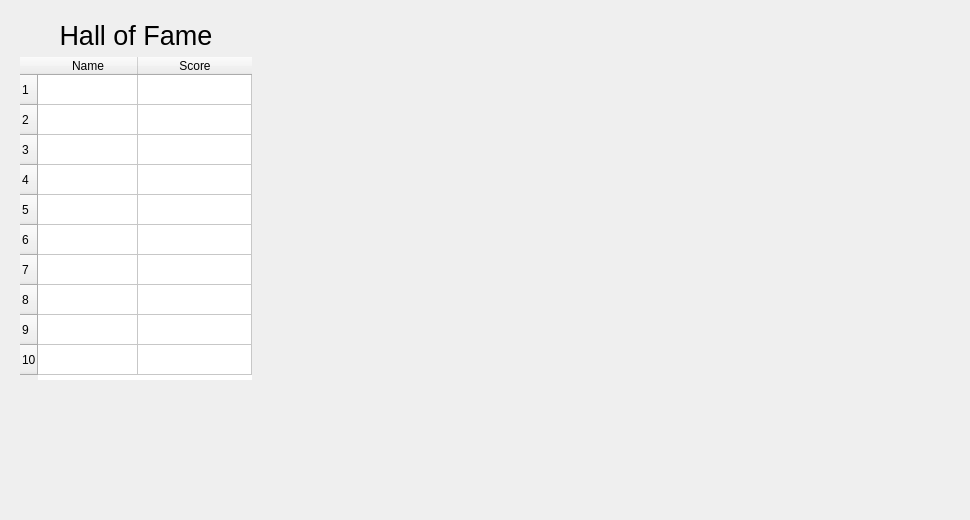
<?xml version="1.0" encoding="UTF-8"?>
<ui version="4.0">
 <class>Highscore</class>
 <widget class="QDialog" name="Highscore">
  <property name="geometry">
   <rect>
    <x>0</x>
    <y>0</y>
    <width>970</width>
    <height>520</height>
   </rect>
  </property>
  <property name="sizePolicy">
   <sizepolicy hsizetype="Preferred" vsizetype="Preferred">
    <horstretch>0</horstretch>
    <verstretch>0</verstretch>
   </sizepolicy>
  </property>
  <property name="minimumSize">
   <size>
    <width>456</width>
    <height>229</height>
   </size>
  </property>
  <property name="maximumSize">
   <size>
    <width>16777215</width>
    <height>16777215</height>
   </size>
  </property>
  <property name="windowTitle">
   <string>Dialog</string>
  </property>
  <property name="sizeGripEnabled">
   <bool>false</bool>
  </property>
  <layout class="QGridLayout" name="gridLayout">
   <item row="0" column="0">
    <layout class="QHBoxLayout" name="horizontalLayout">
     <item>
      <widget class="QWidget" name="widget" native="true">
       <property name="maximumSize">
        <size>
         <width>250</width>
         <height>16777215</height>
        </size>
       </property>
       <layout class="QVBoxLayout" name="verticalLayout_2">
        <item>
         <widget class="QLabel" name="label">
          <property name="font">
           <font>
            <pointsize>20</pointsize>
           </font>
          </property>
          <property name="layoutDirection">
           <enum>Qt::LeftToRight</enum>
          </property>
          <property name="text">
           <string>Hall of Fame</string>
          </property>
          <property name="alignment">
           <set>Qt::AlignCenter</set>
          </property>
         </widget>
        </item>
        <item>
         <widget class="QTableWidget" name="tableWidget">
          <property name="sizePolicy">
           <sizepolicy hsizetype="Maximum" vsizetype="Expanding">
            <horstretch>0</horstretch>
            <verstretch>0</verstretch>
           </sizepolicy>
          </property>
          <property name="minimumSize">
           <size>
            <width>0</width>
            <height>323</height>
           </size>
          </property>
          <property name="autoFillBackground">
           <bool>false</bool>
          </property>
          <property name="frameShape">
           <enum>QFrame::NoFrame</enum>
          </property>
          <property name="frameShadow">
           <enum>QFrame::Sunken</enum>
          </property>
          <property name="showGrid">
           <bool>true</bool>
          </property>
          <property name="sortingEnabled">
           <bool>false</bool>
          </property>
          <property name="rowCount">
           <number>10</number>
          </property>
          <attribute name="horizontalHeaderVisible">
           <bool>true</bool>
          </attribute>
          <attribute name="horizontalHeaderCascadingSectionResizes">
           <bool>false</bool>
          </attribute>
          <attribute name="horizontalHeaderHighlightSections">
           <bool>true</bool>
          </attribute>
          <attribute name="horizontalHeaderShowSortIndicator" stdset="0">
           <bool>false</bool>
          </attribute>
          <attribute name="horizontalHeaderStretchLastSection">
           <bool>true</bool>
          </attribute>
          <attribute name="verticalHeaderCascadingSectionResizes">
           <bool>false</bool>
          </attribute>
          <attribute name="verticalHeaderHighlightSections">
           <bool>true</bool>
          </attribute>
          <attribute name="verticalHeaderMinimumSectionSize">
           <number>19</number>
          </attribute>
          <attribute name="verticalHeaderShowSortIndicator" stdset="0">
           <bool>false</bool>
          </attribute>
          <attribute name="verticalHeaderStretchLastSection">
           <bool>false</bool>
          </attribute>
          <row/>
          <row/>
          <row/>
          <row/>
          <row/>
          <row/>
          <row/>
          <row/>
          <row/>
          <row/>
          <column>
           <property name="text">
            <string>Name</string>
           </property>
          </column>
          <column>
           <property name="text">
            <string>Score</string>
           </property>
          </column>
         </widget>
        </item>
        <item>
         <spacer name="verticalSpacer">
          <property name="orientation">
           <enum>Qt::Vertical</enum>
          </property>
          <property name="sizeHint" stdset="0">
           <size>
            <width>20</width>
            <height>40</height>
           </size>
          </property>
         </spacer>
        </item>
       </layout>
      </widget>
     </item>
     <item>
      <widget class="QCustomPlot" name="plot0" native="true">
       <property name="sizePolicy">
        <sizepolicy hsizetype="Minimum" vsizetype="Minimum">
         <horstretch>0</horstretch>
         <verstretch>0</verstretch>
        </sizepolicy>
       </property>
      </widget>
     </item>
    </layout>
   </item>
  </layout>
 </widget>
 <customwidgets>
  <customwidget>
   <class>QCustomPlot</class>
   <extends>QWidget</extends>
   <header>../../qcustomplot.h</header>
   <container>1</container>
  </customwidget>
 </customwidgets>
 <resources/>
 <connections/>
</ui>
